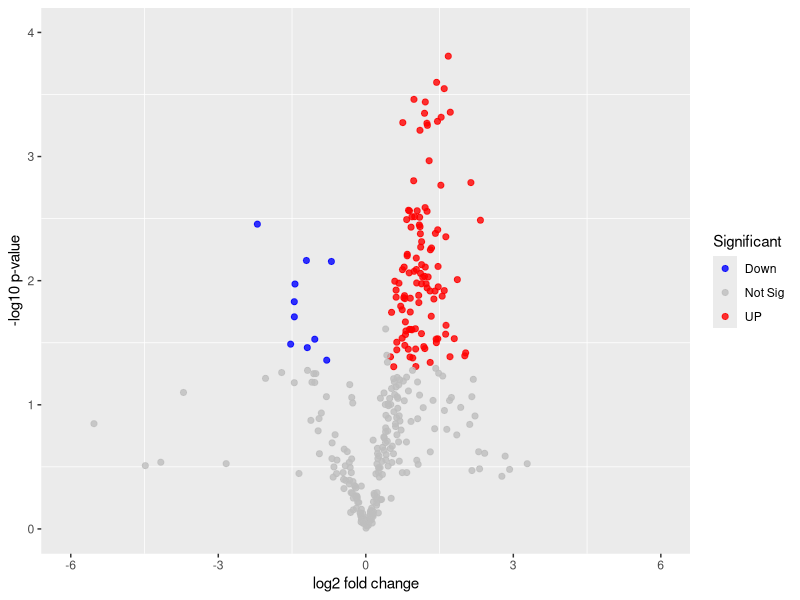
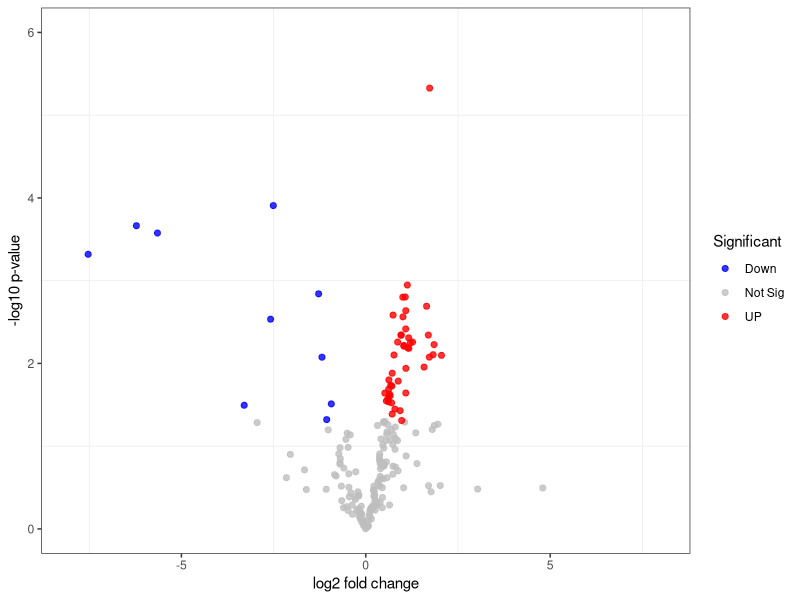

These figures' R source, in order:
setwd("E:/TEST3/")
diff_gene <- read.table("G2_vs_G3_pos.txt", sep="\t", header=TRUE)
diff_gene=as.data.frame(diff_gene)
gene_list=diff_gene[,c("Fold.change","p.value")]
gene_list$Fold.change<-log2(gene_list$Fold.change)
colnames(gene_list)=c("logFC","padj")
gene_list$threshold = as.factor(abs(gene_list$logFC) > 0.451 & gene_list$padj < 0.05)
colored_point<-gene_list[gene_list$threshold == "TRUE",]
gene_list$threshold<-as.character(gene_list$threshold)
gene_list$threshold[which(gene_list$logFC >0.451 & gene_list$threshold ==TRUE)] <- "UP"
colnames(gene_list)[3]<-"Significant"
gene_list$Significant[which(gene_list$Significant == "TRUE")]<-"Down"
gene_list$Significant[which(gene_list$Significant == "FALSE")]<-"Not Sig"
Mycolors<-c("Blue","Gray","Red")

library("ggplot2")
pdf("vocano_pos.pdf")

g = ggplot(data=gene_list, aes(x=logFC, y=-log10(padj),color=Significant)) + geom_point(alpha=0.8, size=1.75)  + xlim(c(-6, 6)) + ylim(c(0, 4)) +xlab("log2 fold change") + ylab("-log10 p-value") + theme_set(theme_bw()) + theme(panel.grid.major=element_line(colour=NA)) + scale_color_manual(values = Mycolors)
print(g)
dev.off()

setwd("E:/TEST3/")
diff_gene <- read.table("G2_vs_G3_neg.txt", sep="\t", header=TRUE)
diff_gene=as.data.frame(diff_gene)
gene_list=diff_gene[,c("Fold.change","p.value")]
gene_list$Fold.change<-log2(gene_list$Fold.change)
colnames(gene_list)=c("logFC","padj")
gene_list$threshold = as.factor(abs(gene_list$logFC) > 0.451 & gene_list$padj < 0.05)
colored_point<-gene_list[gene_list$threshold == "TRUE",]
gene_list$threshold<-as.character(gene_list$threshold)
gene_list$threshold[which(gene_list$logFC >0.451 & gene_list$threshold ==TRUE)] <- "UP"
colnames(gene_list)[3]<-"Significant"
gene_list$Significant[which(gene_list$Significant == "TRUE")]<-"Down"
gene_list$Significant[which(gene_list$Significant == "FALSE")]<-"Not Sig"
Mycolors<-c("Blue","Gray","Red")
library("ggplot2")
pdf("vocano_neg.pdf")

g = ggplot(data=gene_list, aes(x=logFC, y=-log10(padj),color=Significant)) + geom_point(alpha=0.8, size=1.75)  + xlim(c(-8, 8)) + ylim(c(0, 6)) +xlab("log2 fold change") + ylab("-log10 p-value") + theme_set(theme_bw()) + theme(panel.grid.major=element_line(colour=NA)) + scale_color_manual(values = Mycolors)
print(g)
dev.off()
